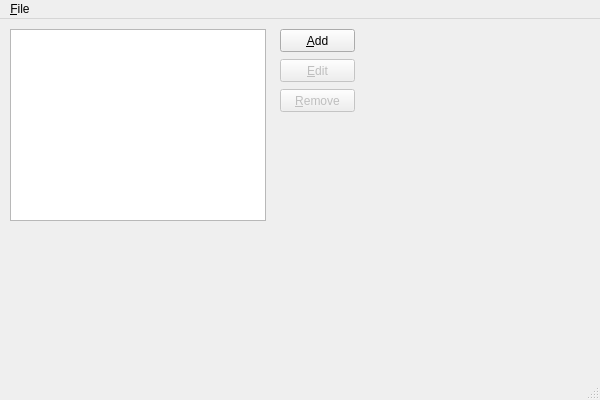
<?xml version="1.0" encoding="UTF-8"?>
<ui version="4.0">
 <class>MainWindowClass</class>
 <widget class="QMainWindow" name="MainWindowClass">
  <property name="geometry">
   <rect>
    <x>0</x>
    <y>0</y>
    <width>600</width>
    <height>400</height>
   </rect>
  </property>
  <property name="windowTitle">
   <string>MainWindow</string>
  </property>
  <widget class="QWidget" name="centralWidget">
   <widget class="QTreeView" name="disks">
    <property name="geometry">
     <rect>
      <x>10</x>
      <y>10</y>
      <width>256</width>
      <height>192</height>
     </rect>
    </property>
    <property name="rootIsDecorated">
     <bool>false</bool>
    </property>
    <property name="itemsExpandable">
     <bool>false</bool>
    </property>
   </widget>
   <widget class="QPushButton" name="addRamDisk">
    <property name="geometry">
     <rect>
      <x>280</x>
      <y>10</y>
      <width>75</width>
      <height>23</height>
     </rect>
    </property>
    <property name="text">
     <string>&amp;Add</string>
    </property>
   </widget>
   <widget class="QPushButton" name="removeRamDisk">
    <property name="enabled">
     <bool>false</bool>
    </property>
    <property name="geometry">
     <rect>
      <x>280</x>
      <y>70</y>
      <width>75</width>
      <height>23</height>
     </rect>
    </property>
    <property name="text">
     <string>&amp;Remove</string>
    </property>
   </widget>
   <widget class="QPushButton" name="editRamDisk">
    <property name="enabled">
     <bool>false</bool>
    </property>
    <property name="geometry">
     <rect>
      <x>280</x>
      <y>40</y>
      <width>75</width>
      <height>23</height>
     </rect>
    </property>
    <property name="text">
     <string>&amp;Edit</string>
    </property>
   </widget>
  </widget>
  <widget class="QMenuBar" name="menuBar">
   <property name="geometry">
    <rect>
     <x>0</x>
     <y>0</y>
     <width>600</width>
     <height>21</height>
    </rect>
   </property>
   <widget class="QMenu" name="menu_File">
    <property name="title">
     <string>&amp;File</string>
    </property>
    <addaction name="actionE_xit"/>
   </widget>
   <addaction name="menu_File"/>
  </widget>
  <widget class="QStatusBar" name="statusBar"/>
  <action name="actionE_xit">
   <property name="text">
    <string>E&amp;xit</string>
   </property>
  </action>
  <action name="actionAddRamDisk">
   <property name="text">
    <string>&amp;Add</string>
   </property>
  </action>
  <action name="actionRemoveRamDisk">
   <property name="text">
    <string>&amp;Remove</string>
   </property>
  </action>
 </widget>
 <layoutdefault spacing="6" margin="11"/>
 <resources>
  <include location="mainwindow.qrc"/>
 </resources>
 <connections>
  <connection>
   <sender>actionE_xit</sender>
   <signal>triggered()</signal>
   <receiver>MainWindowClass</receiver>
   <slot>close()</slot>
   <hints>
    <hint type="sourcelabel">
     <x>-1</x>
     <y>-1</y>
    </hint>
    <hint type="destinationlabel">
     <x>299</x>
     <y>199</y>
    </hint>
   </hints>
  </connection>
 </connections>
</ui>
